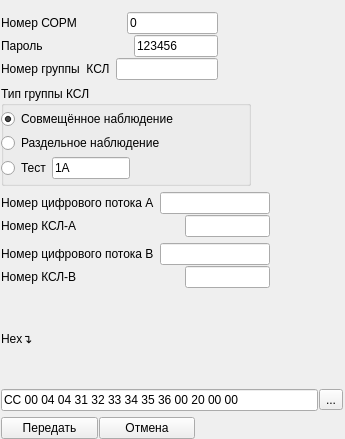
<?xml version="1.0" encoding="UTF-8"?>
<ui version="4.0">
 <class>form_command_4</class>
 <widget class="QWidget" name="form_command_4">
  <property name="geometry">
   <rect>
    <x>0</x>
    <y>0</y>
    <width>345</width>
    <height>439</height>
   </rect>
  </property>
  <property name="windowTitle">
   <string>Команда № 4 «Закрепление КСЛ за группой»</string>
  </property>
  <widget class="QWidget" name="">
   <property name="geometry">
    <rect>
     <x>1</x>
     <y>12</y>
     <width>342</width>
     <height>427</height>
    </rect>
   </property>
   <layout class="QVBoxLayout" name="verticalLayout_5">
    <item>
     <layout class="QVBoxLayout" name="verticalLayout_2">
      <property name="spacing">
       <number>1</number>
      </property>
      <item>
       <layout class="QHBoxLayout" name="horizontalLayout">
        <property name="spacing">
         <number>50</number>
        </property>
        <property name="leftMargin">
         <number>0</number>
        </property>
        <property name="rightMargin">
         <number>125</number>
        </property>
        <item>
         <widget class="QLabel" name="label">
          <property name="text">
           <string>Номер СОРМ</string>
          </property>
         </widget>
        </item>
        <item>
         <widget class="QLineEdit" name="lineEdit">
          <property name="text">
           <string>0</string>
          </property>
         </widget>
        </item>
       </layout>
      </item>
      <item>
       <layout class="QHBoxLayout" name="horizontalLayout_2">
        <property name="spacing">
         <number>91</number>
        </property>
        <property name="rightMargin">
         <number>125</number>
        </property>
        <item>
         <widget class="QLabel" name="label_2">
          <property name="text">
           <string>Пароль</string>
          </property>
         </widget>
        </item>
        <item>
         <widget class="QLineEdit" name="lineEdit_2">
          <property name="acceptDrops">
           <bool>true</bool>
          </property>
          <property name="layoutDirection">
           <enum>Qt::LeftToRight</enum>
          </property>
          <property name="text">
           <string>123456</string>
          </property>
         </widget>
        </item>
       </layout>
      </item>
      <item>
       <layout class="QHBoxLayout" name="horizontalLayout_4">
        <property name="spacing">
         <number>6</number>
        </property>
        <property name="rightMargin">
         <number>125</number>
        </property>
        <item>
         <widget class="QLabel" name="label_3">
          <property name="text">
           <string>Номер группы  КСЛ</string>
          </property>
         </widget>
        </item>
        <item>
         <widget class="QLineEdit" name="lineEdit_3"/>
        </item>
       </layout>
      </item>
     </layout>
    </item>
    <item>
     <widget class="QGroupBox" name="groupBox_2">
      <property name="enabled">
       <bool>true</bool>
      </property>
      <property name="sizePolicy">
       <sizepolicy hsizetype="Fixed" vsizetype="Fixed">
        <horstretch>0</horstretch>
        <verstretch>0</verstretch>
       </sizepolicy>
      </property>
      <property name="minimumSize">
       <size>
        <width>250</width>
        <height>100</height>
       </size>
      </property>
      <property name="mouseTracking">
       <bool>false</bool>
      </property>
      <property name="acceptDrops">
       <bool>false</bool>
      </property>
      <property name="autoFillBackground">
       <bool>false</bool>
      </property>
      <property name="title">
       <string>Тип группы КСЛ</string>
      </property>
      <widget class="QWidget" name="layoutWidget">
       <property name="geometry">
        <rect>
         <x>0</x>
         <y>20</y>
         <width>229</width>
         <height>77</height>
        </rect>
       </property>
       <layout class="QVBoxLayout" name="verticalLayout">
        <property name="spacing">
         <number>1</number>
        </property>
        <item>
         <widget class="QRadioButton" name="radioButton">
          <property name="text">
           <string>Совмещённое наблюдение</string>
          </property>
          <property name="checked">
           <bool>true</bool>
          </property>
         </widget>
        </item>
        <item>
         <widget class="QRadioButton" name="radioButton_2">
          <property name="text">
           <string>Раздельное наблюдение</string>
          </property>
         </widget>
        </item>
        <item>
         <layout class="QHBoxLayout" name="horizontalLayout_9">
          <property name="rightMargin">
           <number>100</number>
          </property>
          <item>
           <widget class="QRadioButton" name="radioButton_3">
            <property name="text">
             <string>Тест</string>
            </property>
           </widget>
          </item>
          <item>
           <widget class="QLineEdit" name="lineEdit_9">
            <property name="text">
             <string>1A</string>
            </property>
           </widget>
          </item>
         </layout>
        </item>
       </layout>
      </widget>
     </widget>
    </item>
    <item>
     <layout class="QVBoxLayout" name="verticalLayout_3">
      <property name="spacing">
       <number>1</number>
      </property>
      <property name="rightMargin">
       <number>73</number>
      </property>
      <item>
       <layout class="QHBoxLayout" name="horizontalLayout_5">
        <property name="spacing">
         <number>6</number>
        </property>
        <item>
         <widget class="QLabel" name="label_6">
          <property name="text">
           <string>Номер цифрового потока А</string>
          </property>
         </widget>
        </item>
        <item>
         <widget class="QLineEdit" name="lineEdit_7"/>
        </item>
       </layout>
      </item>
      <item>
       <layout class="QHBoxLayout" name="horizontalLayout_7">
        <property name="spacing">
         <number>108</number>
        </property>
        <item>
         <widget class="QLabel" name="label_4">
          <property name="text">
           <string>Номер КСЛ-А</string>
          </property>
         </widget>
        </item>
        <item>
         <widget class="QLineEdit" name="lineEdit_4"/>
        </item>
       </layout>
      </item>
     </layout>
    </item>
    <item>
     <layout class="QVBoxLayout" name="verticalLayout_4">
      <property name="spacing">
       <number>1</number>
      </property>
      <property name="rightMargin">
       <number>73</number>
      </property>
      <item>
       <layout class="QHBoxLayout" name="horizontalLayout_6">
        <property name="spacing">
         <number>6</number>
        </property>
        <item>
         <widget class="QLabel" name="label_7">
          <property name="text">
           <string>Номер цифрового потока В</string>
          </property>
         </widget>
        </item>
        <item>
         <widget class="QLineEdit" name="lineEdit_6"/>
        </item>
       </layout>
      </item>
      <item>
       <layout class="QHBoxLayout" name="horizontalLayout_8">
        <property name="spacing">
         <number>108</number>
        </property>
        <item>
         <widget class="QLabel" name="label_5">
          <property name="text">
           <string>Номер КСЛ-В</string>
          </property>
         </widget>
        </item>
        <item>
         <widget class="QLineEdit" name="lineEdit_5"/>
        </item>
       </layout>
      </item>
     </layout>
    </item>
    <item>
     <widget class="QLabel" name="label_8">
      <property name="text">
       <string>Hex↴</string>
      </property>
     </widget>
    </item>
    <item>
     <layout class="QHBoxLayout" name="horizontalLayout_10">
      <property name="spacing">
       <number>1</number>
      </property>
      <item>
       <widget class="QLineEdit" name="lineEdit_8">
        <property name="enabled">
         <bool>true</bool>
        </property>
        <property name="text">
         <string>CC 00 04 04 31 32 33 34 35 36 00 20 00 00 </string>
        </property>
       </widget>
      </item>
      <item>
       <widget class="QToolButton" name="toolButton">
        <property name="text">
         <string>...</string>
        </property>
       </widget>
      </item>
     </layout>
    </item>
    <item>
     <layout class="QHBoxLayout" name="horizontalLayout_3">
      <property name="spacing">
       <number>1</number>
      </property>
      <property name="rightMargin">
       <number>148</number>
      </property>
      <item>
       <widget class="QPushButton" name="pushButton">
        <property name="text">
         <string>Передать</string>
        </property>
       </widget>
      </item>
      <item>
       <widget class="QPushButton" name="pushButton_2">
        <property name="text">
         <string>Отмена</string>
        </property>
       </widget>
      </item>
     </layout>
    </item>
   </layout>
  </widget>
 </widget>
 <tabstops>
  <tabstop>lineEdit</tabstop>
  <tabstop>lineEdit_2</tabstop>
  <tabstop>lineEdit_3</tabstop>
  <tabstop>radioButton</tabstop>
  <tabstop>radioButton_2</tabstop>
  <tabstop>lineEdit_7</tabstop>
  <tabstop>lineEdit_4</tabstop>
  <tabstop>lineEdit_6</tabstop>
  <tabstop>lineEdit_5</tabstop>
  <tabstop>pushButton</tabstop>
  <tabstop>pushButton_2</tabstop>
  <tabstop>lineEdit_8</tabstop>
 </tabstops>
 <resources/>
 <connections/>
</ui>
